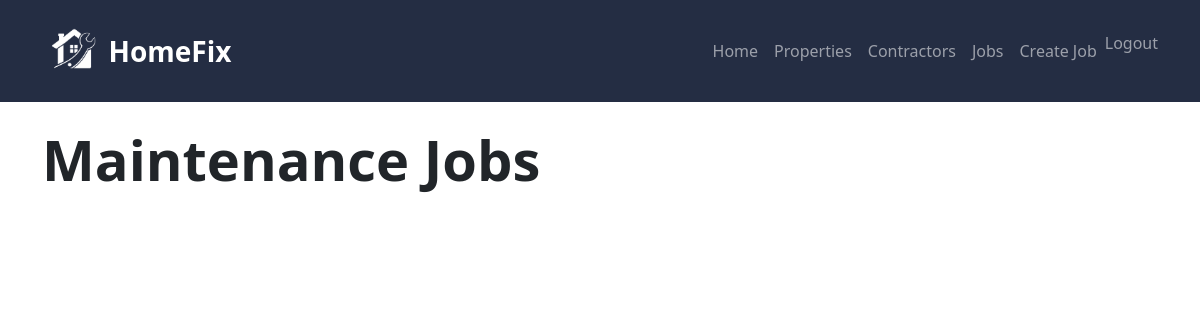
Before: /jobs/ (signed in) with the older database file.
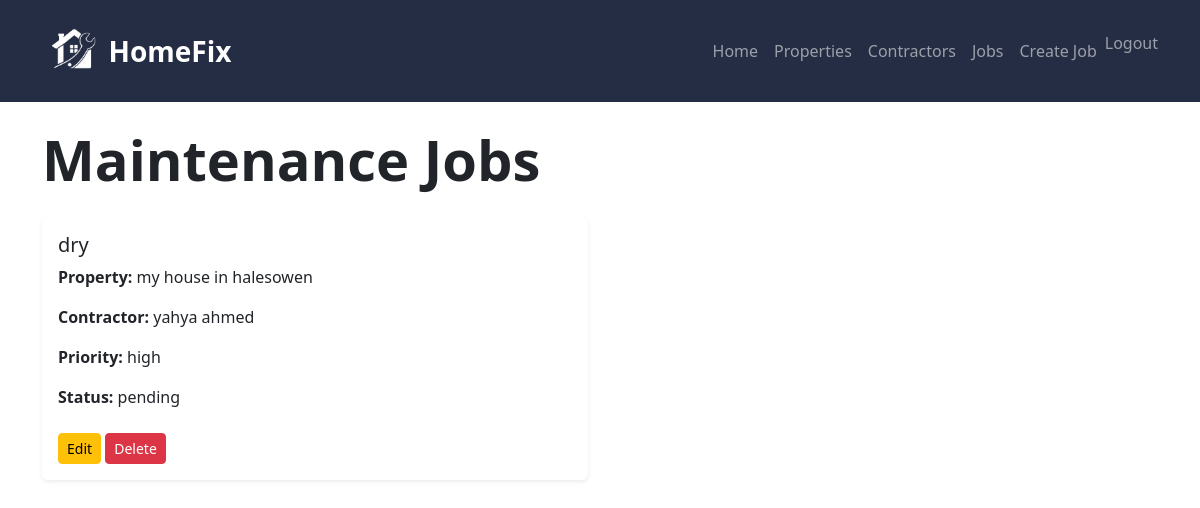
After: the same page with the newer database file.
### maintenance/models.py (models this page shows, shortened)
class MaintenanceJob(models.Model):
    user = models.ForeignKey(
        User,
        on_delete=models.CASCADE,
        null=True,
        blank=True
    )
    PRIORITY_CHOICES = [
        ('high', 'High'),
        ('medium', 'Medium'),
        ('low', 'Low'),
    ]
    STATUS_CHOICES = [
        ('pending', 'Pending'),
        ('in_progress', 'In Progress'),
        ('completed', 'Completed'),
    ]
    property = models.ForeignKey(
        Property,
        on_delete=models.CASCADE
    )
    contractor = models.ForeignKey(
        Contractor,
        on_delete=models.CASCADE
    )
    title = models.CharField(max_length=100)
    description = models.TextField()
    priority = models.CharField(
        max_length=10,
        choices=PRIORITY_CHOICES
    )
    status = models.CharField(
        max_length=20,
        choices=STATUS_CHOICES
    )
    created_at = models.DateTimeField(auto_now_add=True)

class Property(models.Model):
    PROPERTY_TYPES = [
        ('house', 'House'),
        ('flat', 'Flat'),
        ('bungalow', 'Bungalow'),
        ('other', 'Other'),
    ]
    user = models.ForeignKey(
        User,
        on_delete=models.CASCADE,
        null=True,
        blank=True
    )
    name = models.CharField(max_length=100)
    address = models.TextField()
    property_type = models.CharField(
        max_length=20,
        choices=PROPERTY_TYPES
    )
    created_at = models.DateTimeField(auto_now_add=True)
    def __str__(self):
        return self.name

class Contractor(models.Model):
    TRADE_TYPES = [
        ('plumber', 'Plumber'),
        ('electrician', 'Electrician'),
        ('carpenter', 'Carpenter'),
        ('painter', 'Painter'),
        ('other', 'Other'),
    ]
    user = models.ForeignKey(
        User,
        on_delete=models.CASCADE,
        null=True,
        blank=True
    )
    name = models.CharField(max_length=100)
    trade_type = models.CharField(
        max_length=20,
        choices=TRADE_TYPES
    )
    phone = models.CharField(max_length=20)
    email = models.EmailField()
    def __str__(self):
        return self.name

### maintenance/views.py (the view)
# urls.py: path('jobs/', views.job_list, name='job_list'),
def job_list(request):
    jobs = MaintenanceJob.objects.filter(
    user=request.user
)
    context = {
        'jobs': jobs
    }
    return render(
        request,
        'maintenance/job_list.html',
        context
    )

### maintenance/templates/maintenance/job_list.html
{% extends 'maintenance/base.html' %}
{% block content %}
<h1 class="display-4 fw-bold mb-4">
    Maintenance Jobs
</h1>
<div class="row">
    {% for job in jobs %}
    <div class="col-md-6 mb-3">
        <div class="card shadow-sm border-0">
            <div class="card-body">
                <h5 class="card-title">
                    {{ job.title }}
                </h5>
                <p>
                    <strong>Property:</strong>
                    {{ job.property }}
                </p>
                <p>
                    <strong>Contractor:</strong>
                    {{ job.contractor }}
                </p>
                <p>
                    <strong>Priority:</strong>
                    {{ job.priority }}
                </p>
                <p>
                    <strong>Status:</strong>
                    {{ job.status }}
                </p>
                <a href="/jobs/edit/{{ job.id }}/" class="btn btn-warning btn-sm mt-2">
                    Edit
                </a>
                <a href="/jobs/delete/{{ job.id }}/" class="btn btn-danger btn-sm mt-2">
                    Delete
                </a>
            </div>
        </div>
    </div>
    {% endfor %}
</div>
{% endblock %}

Changed rows visible on the page:
added MaintenanceJob: title "dry", property "my house in halesowen", contractor "yahya ahmed", priority "high", status "pending"
